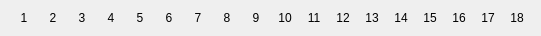
   <widget class="QWidget" name="horizontalLayoutWidget">
    <property name="geometry">
     <rect>
      <x>70</x>
      <y>100</y>
      <width>541</width>
      <height>31</height>
     </rect>
    </property>
    <layout class="QHBoxLayout" name="horizontalLayout">
     <item>
      <widget class="QLabel" name="label_red1">
       <property name="sizePolicy">
        <sizepolicy hsizetype="Fixed" vsizetype="Fixed">
         <horstretch>0</horstretch>
         <verstretch>0</verstretch>
        </sizepolicy>
       </property>
       <property name="maximumSize">
        <size>
         <width>20</width>
         <height>20</height>
        </size>
       </property>
       <property name="text">
        <string>1</string>
       </property>
       <property name="textFormat">
        <enum>Qt::AutoText</enum>
       </property>
       <property name="alignment">
        <set>Qt::AlignCenter</set>
       </property>
      </widget>
     </item>
     <item>
      <widget class="QLabel" name="label_red2">
       <property name="sizePolicy">
        <sizepolicy hsizetype="Fixed" vsizetype="Fixed">
         <horstretch>0</horstretch>
         <verstretch>0</verstretch>
        </sizepolicy>
       </property>
       <property name="maximumSize">
        <size>
         <width>20</width>
         <height>20</height>
        </size>
       </property>
       <property name="text">
        <string>2</string>
       </property>
       <property name="textFormat">
        <enum>Qt::AutoText</enum>
       </property>
       <property name="alignment">
        <set>Qt::AlignCenter</set>
       </property>
      </widget>
     </item>
     <item>
      <widget class="QLabel" name="label_red3">
       <property name="sizePolicy">
        <sizepolicy hsizetype="Fixed" vsizetype="Fixed">
         <horstretch>0</horstretch>
         <verstretch>0</verstretch>
        </sizepolicy>
       </property>
       <property name="maximumSize">
        <size>
         <width>20</width>
         <height>20</height>
        </size>
       </property>
       <property name="text">
        <string>3</string>
       </property>
       <property name="textFormat">
        <enum>Qt::AutoText</enum>
       </property>
       <property name="alignment">
        <set>Qt::AlignCenter</set>
       </property>
      </widget>
     </item>
     <item>
      <widget class="QLabel" name="label_red4">
       <property name="sizePolicy">
        <sizepolicy hsizetype="Fixed" vsizetype="Fixed">
         <horstretch>0</horstretch>
         <verstretch>0</verstretch>
        </sizepolicy>
       </property>
       <property name="maximumSize">
        <size>
         <width>20</width>
         <height>20</height>
        </size>
       </property>
       <property name="text">
        <string>4</string>
       </property>
       <property name="textFormat">
        <enum>Qt::AutoText</enum>
       </property>
       <property name="alignment">
        <set>Qt::AlignCenter</set>
       </property>
      </widget>
     </item>
     <item>
      <widget class="QLabel" name="label_red5">
       <property name="sizePolicy">
        <sizepolicy hsizetype="Fixed" vsizetype="Fixed">
         <horstretch>0</horstretch>
         <verstretch>0</verstretch>
        </sizepolicy>
       </property>
       <property name="maximumSize">
        <size>
         <width>20</width>
         <height>20</height>
        </size>
       </property>
       <property name="text">
        <string>5</string>
       </property>
       <property name="textFormat">
        <enum>Qt::AutoText</enum>
       </property>
       <property name="alignment">
        <set>Qt::AlignCenter</set>
       </property>
      </widget>
     </item>
     <item>
      <widget class="QLabel" name="label_red6">
       <property name="sizePolicy">
        <sizepolicy hsizetype="Fixed" vsizetype="Fixed">
         <horstretch>0</horstretch>
         <verstretch>0</verstretch>
        </sizepolicy>
       </property>
       <property name="maximumSize">
        <size>
         <width>20</width>
         <height>20</height>
        </size>
       </property>
       <property name="text">
        <string>6</string>
       </property>
       <property name="textFormat">
        <enum>Qt::AutoText</enum>
       </property>
       <property name="alignment">
        <set>Qt::AlignCenter</set>
       </property>
      </widget>
     </item>
     <item>
      <widget class="QLabel" name="label_red7">
       <property name="sizePolicy">
        <sizepolicy hsizetype="Fixed" vsizetype="Fixed">
         <horstretch>0</horstretch>
         <verstretch>0</verstretch>
        </sizepolicy>
       </property>
       <property name="maximumSize">
        <size>
         <width>20</width>
         <height>20</height>
        </size>
       </property>
       <property name="text">
        <string>7</string>
       </property>
       <property name="textFormat">
        <enum>Qt::AutoText</enum>
       </property>
       <property name="alignment">
        <set>Qt::AlignCenter</set>
       </property>
      </widget>
     </item>
     <item>
      <widget class="QLabel" name="label_red8">
       <property name="sizePolicy">
        <sizepolicy hsizetype="Fixed" vsizetype="Fixed">
         <horstretch>0</horstretch>
         <verstretch>0</verstretch>
        </sizepolicy>
       </property>
       <property name="maximumSize">
        <size>
         <width>20</width>
         <height>20</height>
        </size>
       </property>
       <property name="text">
        <string>8</string>
       </property>
       <property name="textFormat">
        <enum>Qt::AutoText</enum>
       </property>
       <property name="alignment">
        <set>Qt::AlignCenter</set>
       </property>
      </widget>
     </item>
     <item>
      <widget class="QLabel" name="label_red9">
       <property name="sizePolicy">
        <sizepolicy hsizetype="Fixed" vsizetype="Fixed">
         <horstretch>0</horstretch>
         <verstretch>0</verstretch>
        </sizepolicy>
       </property>
       <property name="maximumSize">
        <size>
         <width>20</width>
         <height>20</height>
        </size>
       </property>
       <property name="text">
        <string>9</string>
       </property>
       <property name="textFormat">
        <enum>Qt::AutoText</enum>
       </property>
       <property name="alignment">
        <set>Qt::AlignCenter</set>
       </property>
      </widget>
     </item>
     <item>
      <widget class="QLabel" name="label_red10">
       <property name="sizePolicy">
        <sizepolicy hsizetype="Fixed" vsizetype="Fixed">
         <horstretch>0</horstretch>
         <verstretch>0</verstretch>
        </sizepolicy>
       </property>
       <property name="maximumSize">
        <size>
         <width>20</width>
         <height>20</height>
        </size>
       </property>
       <property name="text">
        <string>10</string>
       </property>
       <property name="textFormat">
        <enum>Qt::AutoText</enum>
       </property>
       <property name="alignment">
        <set>Qt::AlignCenter</set>
       </property>
      </widget>
     </item>
     <item>
      <widget class="QLabel" name="label_red11">
       <property name="sizePolicy">
        <sizepolicy hsizetype="Fixed" vsizetype="Fixed">
         <horstretch>0</horstretch>
         <verstretch>0</verstretch>
        </sizepolicy>
       </property>
       <property name="maximumSize">
        <size>
         <width>20</width>
         <height>20</height>
        </size>
       </property>
       <property name="text">
        <string>11</string>
       </property>
       <property name="textFormat">
        <enum>Qt::AutoText</enum>
       </property>
       <property name="alignment">
        <set>Qt::AlignCenter</set>
       </property>
      </widget>
     </item>
     <item>
      <widget class="QLabel" name="label_red12">
       <property name="sizePolicy">
        <sizepolicy hsizetype="Fixed" vsizetype="Fixed">
         <horstretch>0</horstretch>
         <verstretch>0</verstretch>
        </sizepolicy>
       </property>
       <property name="maximumSize">
        <size>
         <width>20</width>
         <height>20</height>
        </size>
       </property>
       <property name="text">
        <string>12</string>
       </property>
       <property name="textFormat">
        <enum>Qt::AutoText</enum>
       </property>
       <property name="alignment">
        <set>Qt::AlignCenter</set>
       </property>
      </widget>
     </item>
     <item>
      <widget class="QLabel" name="label_red13">
       <property name="sizePolicy">
        <sizepolicy hsizetype="Fixed" vsizetype="Fixed">
         <horstretch>0</horstretch>
         <verstretch>0</verstretch>
        </sizepolicy>
       </property>
       <property name="maximumSize">
        <size>
         <width>20</width>
         <height>20</height>
        </size>
       </property>
       <property name="text">
        <string>13</string>
       </property>
       <property name="textFormat">
        <enum>Qt::AutoText</enum>
       </property>
       <property name="alignment">
        <set>Qt::AlignCenter</set>
       </property>
      </widget>
     </item>
     <item>
      <widget class="QLabel" name="label_red14">
       <property name="sizePolicy">
        <sizepolicy hsizetype="Fixed" vsizetype="Fixed">
         <horstretch>0</horstretch>
         <verstretch>0</verstretch>
        </sizepolicy>
       </property>
       <property name="maximumSize">
        <size>
         <width>20</width>
         <height>20</height>
        </size>
       </property>
       <property name="text">
        <string>14</string>
       </property>
       <property name="textFormat">
        <enum>Qt::AutoText</enum>
       </property>
       <property name="alignment">
        <set>Qt::AlignCenter</set>
       </property>
      </widget>
     </item>
     <item>
      <widget class="QLabel" name="label_red15">
       <property name="sizePolicy">
        <sizepolicy hsizetype="Fixed" vsizetype="Fixed">
         <horstretch>0</horstretch>
         <verstretch>0</verstretch>
        </sizepolicy>
       </property>
       <property name="maximumSize">
        <size>
         <width>20</width>
         <height>20</height>
        </size>
       </property>
       <property name="text">
        <string>15</string>
       </property>
       <property name="textFormat">
        <enum>Qt::AutoText</enum>
       </property>
       <property name="alignment">
        <set>Qt::AlignCenter</set>
       </property>
      </widget>
     </item>
     <item>
      <widget class="QLabel" name="label_red16">
       <property name="sizePolicy">
        <sizepolicy hsizetype="Fixed" vsizetype="Fixed">
         <horstretch>0</horstretch>
         <verstretch>0</verstretch>
        </sizepolicy>
       </property>
       <property name="maximumSize">
        <size>
         <width>20</width>
         <height>20</height>
        </size>
       </property>
       <property name="text">
        <string>16</string>
       </property>
       <property name="textFormat">
        <enum>Qt::AutoText</enum>
       </property>
       <property name="alignment">
        <set>Qt::AlignCenter</set>
       </property>
      </widget>
     </item>
     <item>
      <widget class="QLabel" name="label_red17">
       <property name="sizePolicy">
        <sizepolicy hsizetype="Fixed" vsizetype="Fixed">
         <horstretch>0</horstretch>
         <verstretch>0</verstretch>
        </sizepolicy>
       </property>
       <property name="maximumSize">
        <size>
         <width>20</width>
         <height>20</height>
        </size>
       </property>
       <property name="text">
        <string>17</string>
       </property>
       <property name="textFormat">
        <enum>Qt::AutoText</enum>
       </property>
       <property name="alignment">
        <set>Qt::AlignCenter</set>
       </property>
      </widget>
     </item>
     <item>
      <widget class="QLabel" name="label_red18">
       <property name="sizePolicy">
        <sizepolicy hsizetype="Fixed" vsizetype="Fixed">
         <horstretch>0</horstretch>
         <verstretch>0</verstretch>
        </sizepolicy>
       </property>
       <property name="maximumSize">
        <size>
         <width>20</width>
         <height>20</height>
        </size>
       </property>
       <property name="text">
        <string>18</string>
       </property>
       <property name="textFormat">
        <enum>Qt::AutoText</enum>
       </property>
       <property name="alignment">
        <set>Qt::AlignCenter</set>
       </property>
      </widget>
     </item>
    </layout>
   </widget>
